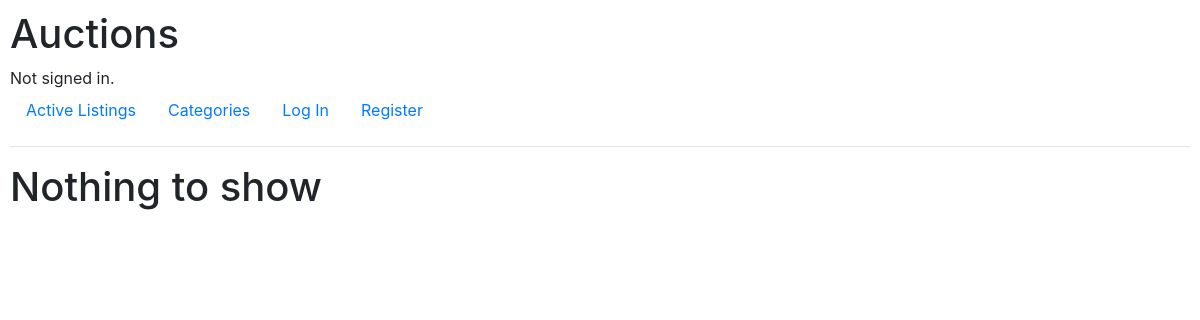
Before: / with the older database file.
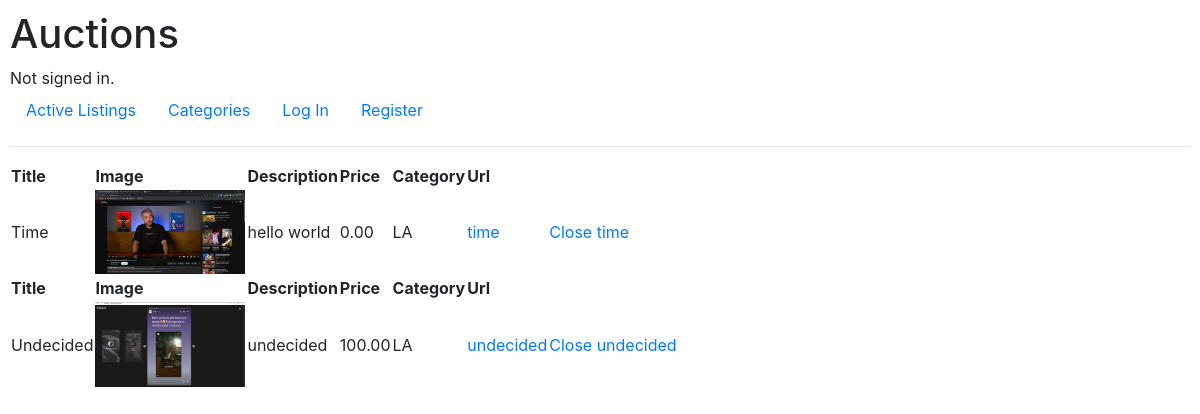
After: the same page with the newer database file.
### auctions/models.py (models this page shows, shortened)
class Listings(models.Model):
    title = models.CharField(max_length=255, unique=True, default="undecided")
    description = models.TextField(max_length=900, default="undecided")
    initialBids = models.DecimalField(max_digits=1_000_000, decimal_places=2)
    category = models.CharField(choices=TYPES_AUCTIONS_TUPLE, default=TYPES_AUCTIONS_TUPLE[0], max_length=255)
    image = models.ImageField(upload_to=f"{BASE_DIR}/images")
    user = models.ForeignKey("User", to_field="username", related_name="listingUser", on_delete=models.CASCADE)
    winner = models.ForeignKey("User", to_field="email", on_delete=models.CASCADE, related_name="winner", blank=True, null=True)
    class Meta:
        ordering = ["initialBids", "title"]

### auctions/views.py (the view)
# urls.py: path("", views.ListingsList.as_view(), name="index"),
class ListingsList(ListView):
    queryset = Listings.objects.filter(winner__isnull=True).order_by("title")
    model = Listings
    context_object_name = "listings"
    template_name = "listings_list.html"

### auctions/templates/auctions/listings_list.html (shortened to what this page needs)
{% extends 'auctions/layout.html' %}
{% block body %}
  <table>
    {% for listing in listings %}
        <tr>
          <th>Title</th>
          <th>Image</th>
          <th>Description</th>
          <th>Price</th>
          <th>Category</th>
          <th>Url</th>
        </tr>
        <tr>
          <td>{{ listing.title|title }}</td>
            {% if listing.image %}
            <td><a href="{{ listing.image.url }}"><img src="{{ listing.image.url }}" width="150px"></a></td>
            {% else %}
            <td><h5>Not found</h5></td>
            {% endif %}
          <td>{{ listing.description }}</td>
          <td>{{ listing.initialBids }}</td>
          <td> {{ listing.category }} </td>
          <td><a href="{% url 'detail' listing.title %}">{{ listing.title }}</a></td>
          <td>
            <a href="{% url 'close-auction' listing.id %}">
              Close {{ listing.title }}
            </a>
          </td>
        </tr>
      {% empty %}
        <h1>
          Nothing to show
        </h1>
    {% endfor %}
  </table>
{% endblock %}

### auctions/templates/auctions/layout.html (shortened to what this page needs)
{% load static %}
<!DOCTYPE html>
<html lang="en">
    <head>
        <link rel="stylesheet" href="https://stackpath.bootstrapcdn.com/bootstrap/4.4.1/css/bootstrap.min.css">
        <link href="{% static 'auctions/styles.css' %}" rel="stylesheet">
    </head>
    <body>
        <h1>Auctions</h1>
        <div>
            {% if user.is_authenticated %}
                Signed in as <strong>{{ user.username }}</strong>.
            {% else %}
                Not signed in.
            {% endif %}
        </div>
        <ul class="nav">
            <li class="nav-item">
                <a class="nav-link" href="{% url 'index' %}">Active Listings</a>
            </li>
            <li class="new-item">
                <a href="{% url 'categories' %}" class="nav-link">Categories</a>
            </li>
            {% if user.is_authenticated %}
                <li class="nav-item">
                    <a href="{% url 'create-listings' %}" class="nav-link">Create Listings</a>
                </li>
                <li class="nav-item">
                    <a href="{% url 'watchlist' %}" class="nav-link"> WatchList</a>
                </li>
                <li class="nav-item">
                    <a class="nav-link" href="{% url 'logout' %}">Log Out</a>
                </li>
            {% else %}
                <li class="nav-item">
                    <a class="nav-link" href="{% url 'login' %}">Log In</a>
                </li>
                <li class="nav-item">
                    <a class="nav-link" href="{% url 'register' %}">Register</a>
                </li>
            {% endif %}
        </ul>
        <hr>
        {% block body %}
        {% endblock %}
    </body>
</html>

### auctions/static/auctions/styles.css (style rules this page uses)
body { padding: 10px; }

Changed rows visible on the page:
now on this page (row edited): Listings: title "Time", image (picture), description "hello world", initialBids "0.00", category "LA", title "time"
now on this page (row edited): Listings: title "Undecided", image (picture), description "undecided", initialBids "100.00", category "LA", title "undecided"
Other visible differences:
text no longer shown: "Nothing to show"
